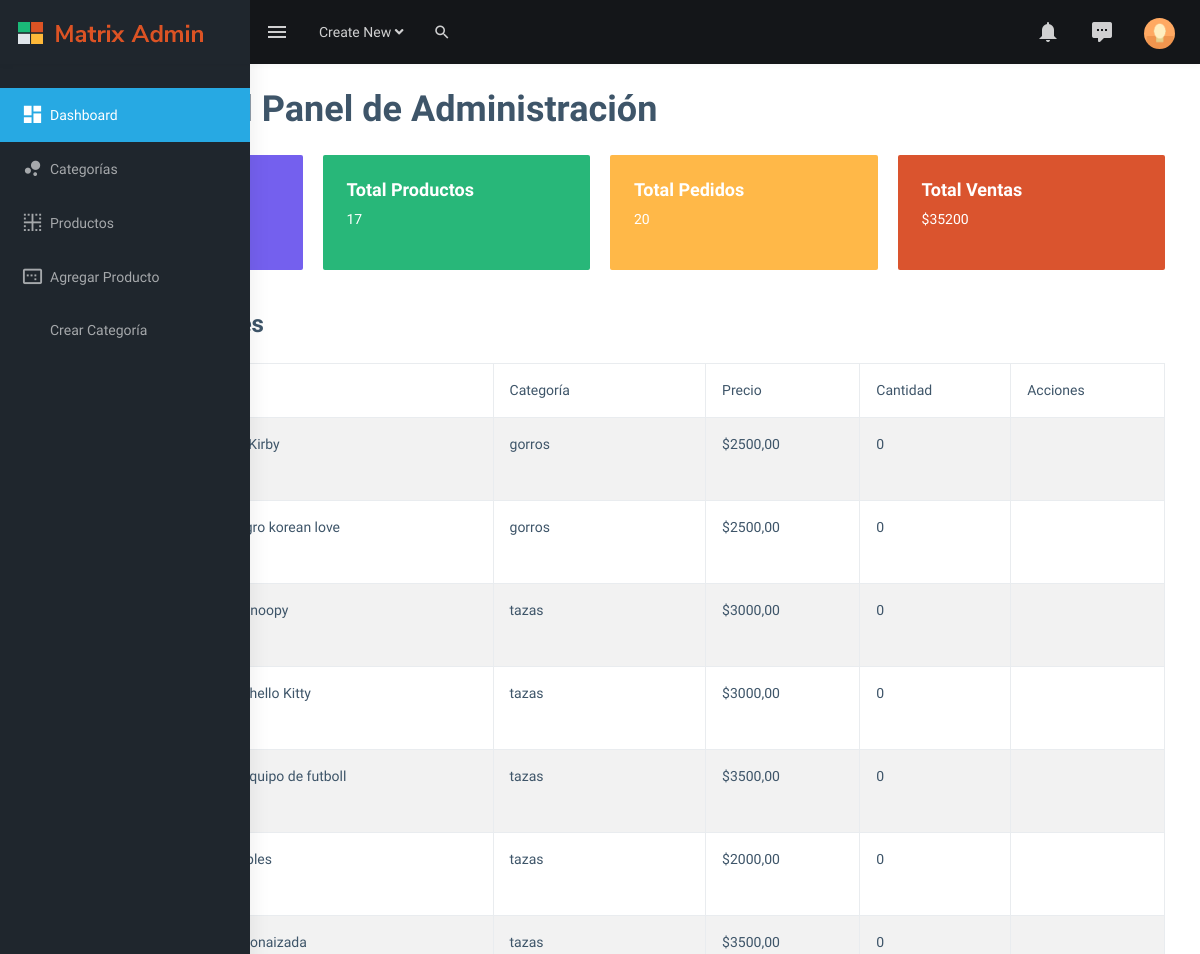
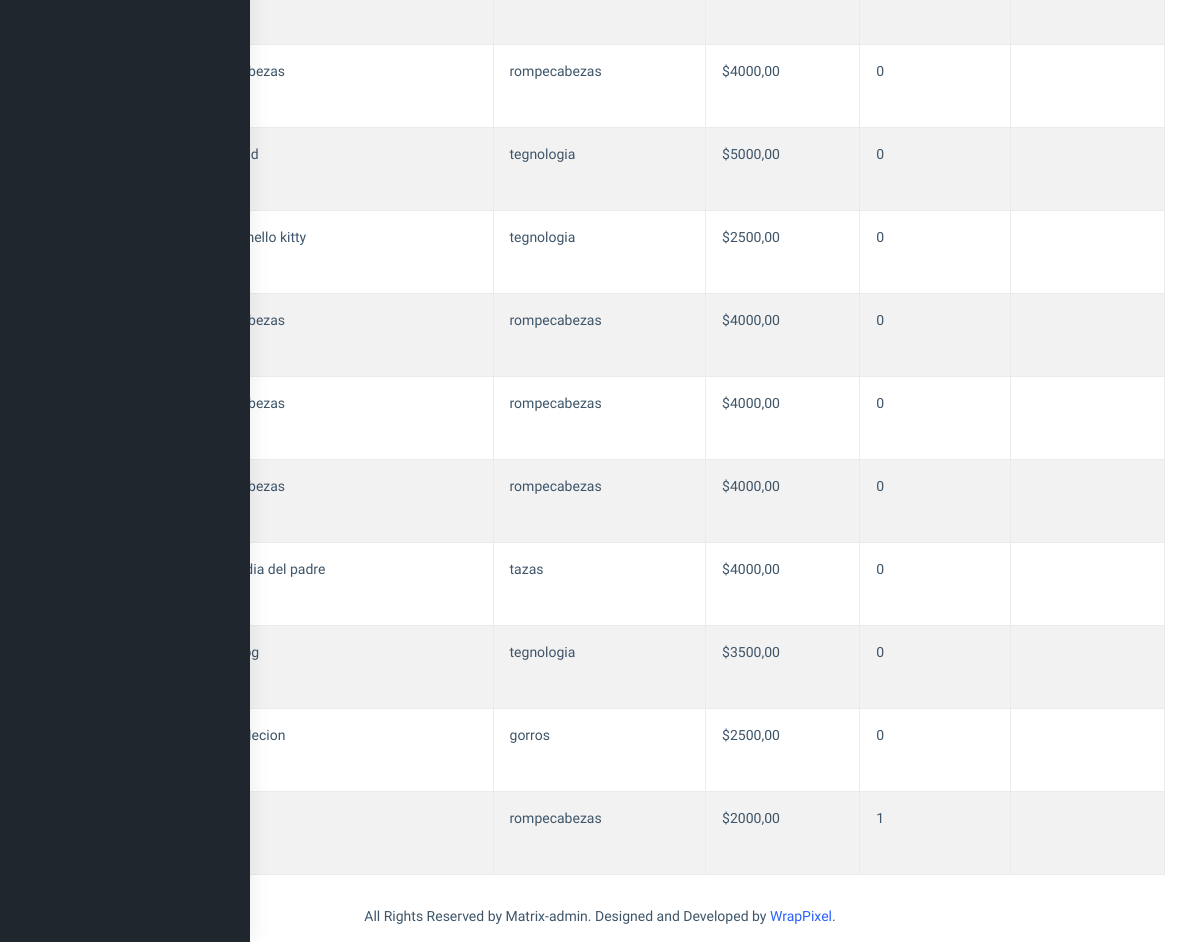
Page /panel_principal/ on the earlier database version (2 pictures, top to bottom).
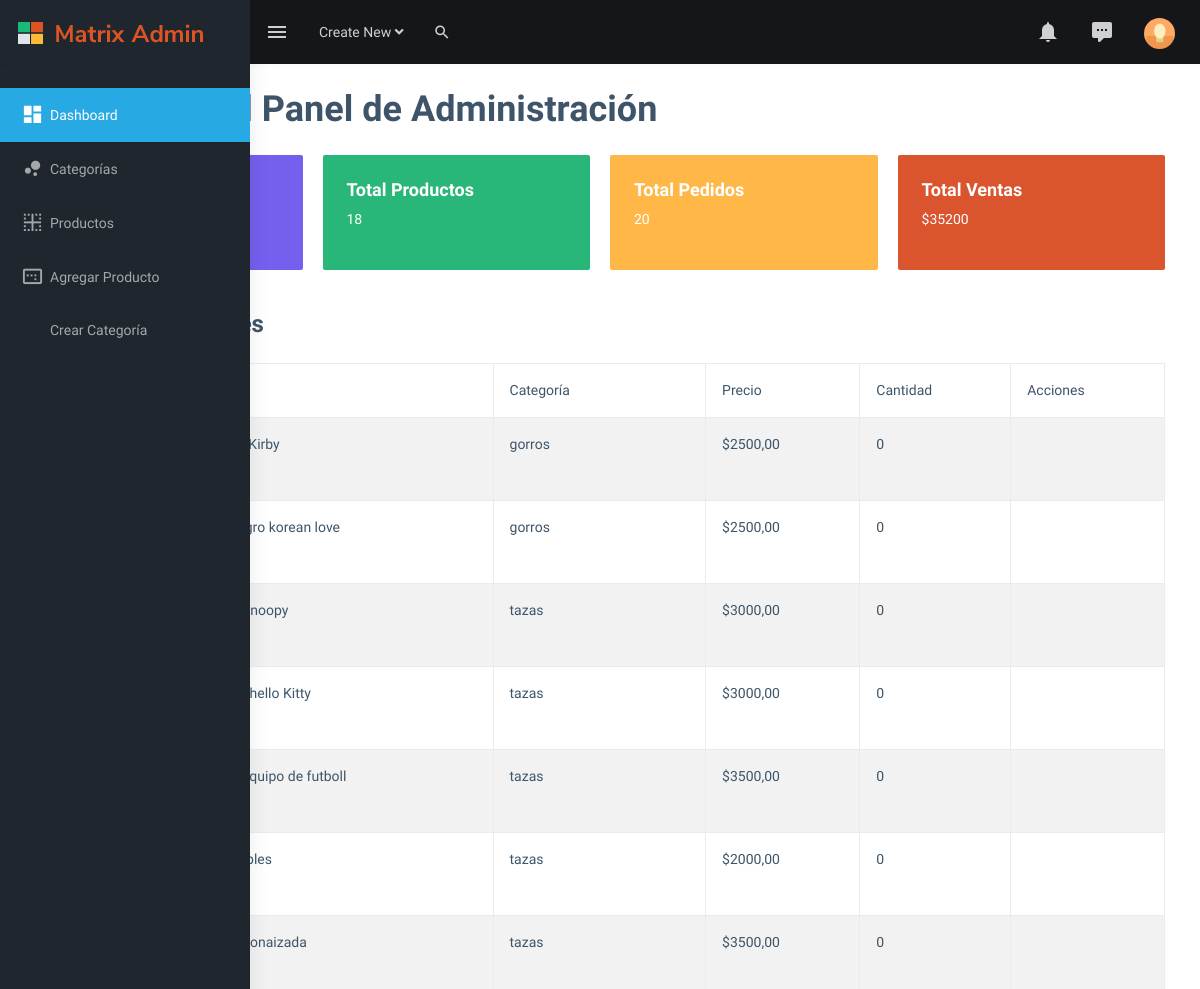
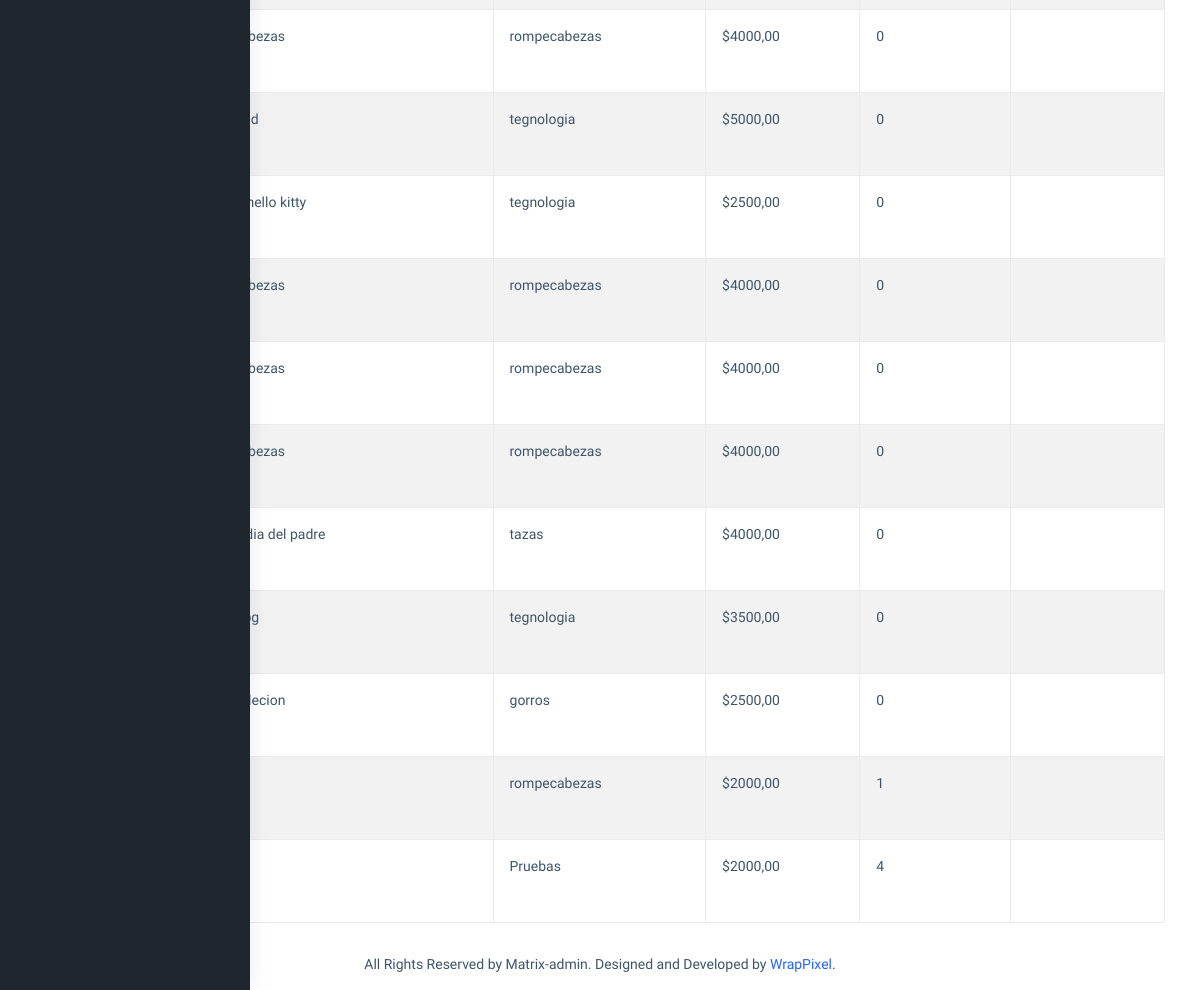
Same page on the later database version (2 pictures, top to bottom).
### tienda/models.py (models this page shows, shortened)
class Producto(models.Model):
    titulo = models.CharField(max_length=200)
    imagen = models.ImageField(upload_to='productos/', blank=True, null=True)
    descripcion = models.TextField()
    precio = models.DecimalField(max_digits=10, decimal_places=2)
    cantidad = models.PositiveIntegerField(default=0)  # Nuevo campo para la cantidad
    categoria = models.ForeignKey('Categoria', on_delete=models.CASCADE, related_name="productos")

class Categoria(models.Model):
    nombre = models.CharField(max_length=100, unique=True)

### panel_admin/views.py (the view)
# urls.py: path('panel_principal/', panel_admin_views.panel_principal, name='panel_principal'),
def panel_principal(request):
    total_categorias = Categoria.objects.count()
    total_productos = Producto.objects.count()
    total_pedidos = Pedido.objects.count()
    total_ventas = Venta.objects.aggregate(total=models.Sum('total'))['total'] or 0  # Total de ventas
    productos = Producto.objects.select_related('categoria').all()
    return render(request, 'panel_admin/panel_principal.html', {
        'total_categorias': total_categorias,
        'total_productos': total_productos,
        'total_pedidos': total_pedidos,
        'total_ventas': total_ventas,
        'productos': productos  # Pasar los productos al template
    })

### panel_admin/templates/panel_admin/panel_principal.html (shortened to what this page needs)
{% extends 'panel_admin/base.html' %}
{% load static %}
{% block content %}
<div class="container mt-4">
  <header class="mb-4">
      <h1>Bienvenido al Panel de Administración</h1>
  </header>
  <section class="stats row mb-4">
      <div class="col-md-3 mb-3">
          <div class="stat-card bg-primary text-white p-4 rounded">
              <h4>Total Categorías</h4>
              <p>{{ total_categorias }}</p>
          </div>
      </div>
      <div class="col-md-3 mb-3">
          <div class="stat-card bg-success text-white p-4 rounded">
              <h4>Total Productos</h4>
              <p>{{ total_productos }}</p>
          </div>
      </div>
      <div class="col-md-3 mb-3">
          <div class="stat-card bg-warning text-white p-4 rounded">
              <h4>Total Pedidos</h4>
              <p>{{ total_pedidos }}</p>
          </div>
      </div>
      <div class="col-md-3 mb-3">
          <div class="stat-card bg-danger text-white p-4 rounded">
              <h4>Total Ventas</h4>
              <p>${{ total_ventas }}</p>
          </div>
      </div>
  </section>
  <h3 class="mb-4">Productos Existentes</h3>
  <table class="table table-striped table-bordered table-hover">
      <thead class="thead-dark">
          <tr>
              <th>Imagen</th>
              <th>Nombre</th>
              <th>Categoría</th>
              <th>Precio</th>
              <th>Cantidad</th>
              <th>Acciones</th>
          </tr>
      </thead>
      <tbody>
          {% for producto in productos %}
              <tr>
                  <td>
                  </td>
                  <td>{{ producto.titulo }}</td>
                  <td>{{ producto.categoria.nombre }}</td>
                  <td>${{ producto.precio }}</td>
                  <td>{{ producto.cantidad }}</td>
                  <td>
              </tr>
          {% empty %}
              <tr>
                  <td colspan="6" class="text-center">No hay productos disponibles.</td>
              </tr>
          {% endfor %}
      </tbody>
  </table>
</div>
{% endblock %}

### panel_admin/templates/panel_admin/base.html (shortened to what this page needs)
{% load static %}
<!DOCTYPE html>
<html dir="ltr" lang="en">
  <head>
    <link href="{% static 'panel_admin/libs/flot/css/float-chart.css' %}" rel="stylesheet" />
    <link href="{% static 'panel_admin/css/style.min.css' %}" rel="stylesheet" />
  </head>
  <body>
    <div
      id="main-wrapper"
      data-layout="vertical"
      data-navbarbg="skin5"
      data-sidebartype="full"
      data-sidebar-position="absolute"
      data-header-position="absolute"
      data-boxed-layout="full"
    >
      <header class="topbar" data-navbarbg="skin5">
        <nav class="navbar top-navbar navbar-expand-md navbar-dark">
          <div class="navbar-header" data-logobg="skin5">
            <a class="navbar-brand" href="index.html">
              <b class="logo-icon ps-2">
                <img
                  src="{% static 'panel_admin/images/logo-icon.png' %}"
                  alt="homepage"
                  class="light-logo"
                  width="25"
                />
              </b>
              <span class="logo-text ms-2">
                <img
                  src="{% static 'panel_admin/images/logo-text.png' %}"
                  alt="homepage"
                  class="light-logo"
                />
              </span>
            </a>
          </div>
          <div
            class="navbar-collapse collapse"
            id="navbarSupportedContent"
            data-navbarbg="skin5"
          >
            <ul class="navbar-nav float-start me-auto">
              <li class="nav-item d-none d-lg-block">
                <a
                  class="nav-link sidebartoggler waves-effect waves-light"
                  href="javascript:void(0)"
                  data-sidebartype="mini-sidebar"
                  ><i class="mdi mdi-menu font-24"></i
                ></a>
              </li>
              <li class="nav-item dropdown">
                <a
                  class="nav-link dropdown-toggle"
                  href="#"
                  id="navbarDropdown"
                  role="button"
                  data-bs-toggle="dropdown"
                  aria-expanded="false"
                >
                  <span class="d-none d-md-block"
                    >Create New <i class="fa fa-angle-down"></i
                  ></span>
                </a>
              </li>
              <li class="nav-item search-box">
                <a
                  class="nav-link waves-effect waves-dark"
                  href="javascript:void(0)"
                  ><i class="mdi mdi-magnify fs-4"></i
                ></a>
              </li>
            </ul>
            <ul class="navbar-nav float-end">
              <li class="nav-item dropdown">
                <a
                  class="nav-link dropdown-toggle"
                  href="#"
                  id="navbarDropdown"
                  role="button"
                  data-bs-toggle="dropdown"
                  aria-expanded="false"
                >
                  <i class="mdi mdi-bell font-24"></i>
                </a>
              </li>
              <li class="nav-item dropdown">
                <a
                  class="nav-link dropdown-toggle waves-effect waves-dark"
                  href="#"
                  id="2"
                  role="button"
                  data-bs-toggle="dropdown"
                  aria-expanded="false"
                >
                  <i class="font-24 mdi mdi-comment-processing"></i>
                </a>
              </li>
              <li class="nav-item dropdown">
                <a
                  class="
                    nav-link
                    dropdown-toggle
                    text-muted
                    waves-effect waves-dark
                    pro-pic
                  "
                  href="#"
                  id="navbarDropdown"
                  role="button"
                  data-bs-toggle="dropdown"
                  aria-expanded="false"
                >
                  <img
                    src="{% static 'panel_admin/images/users/1.jpg' %}"
                    alt="user"
                    class="rounded-circle"
                    width="31"
                  />
                </a>
              </li>
            </ul>
          </div>
        </nav>
      </header>
      <aside class="left-sidebar" data-sidebarbg="skin5">
        <div class="scroll-sidebar">
          <nav class="sidebar-nav">
            <ul id="sidebarnav" class="pt-4">
              <li class="sidebar-item">
                <a
                  class="sidebar-link waves-effect waves-dark sidebar-link"
                  href="{% url 'panel_principal' %}"
                  aria-expanded="false"
                  ><i class="mdi mdi-view-dashboard"></i><span class="hide-menu">Dashboard</span></a>
              </li>
              <li class="sidebar-item">
                <a
                  class="sidebar-link waves-effect waves-dark sidebar-link"
                  href="{% url 'lista_categorias' %}"
                  aria-expanded="false"
                  ><i class="mdi mdi-chart-bubble"></i><span class="hide-menu">Categorías</span></a>
              </li>
              <li class="sidebar-item">
                <a
                  class="sidebar-link waves-effect waves-dark sidebar-link"
                  href="{% url 'lista_productos_admin' %}"
                  aria-expanded="false"
                  ><i class="mdi mdi-border-inside"></i><span class="hide-menu">Productos</span></a>
              </li>
              <li class="sidebar-item">
                <a
                  class="sidebar-link waves-effect waves-dark sidebar-link"
                  href="{% url 'crear_producto' %}"
                  aria-expanded="false"
                  ><i class="mdi mdi-relative-scale"></i><span class="hide-menu">Agregar Producto</span></a>
              </li>
              <li class="sidebar-item">
                <a
                  class="sidebar-link waves-effect waves-dark sidebar-link"
                  href="{% url 'crear_categoria' %}"
                  aria-expanded="false"
                  ><span class="hide-menu">Crear Categoría</span></a>
              </li>
            </ul>
          </nav>
        </div>
      </aside>
      {% block content %}
      {% endblock %}
      <footer class="footer text-center">
        All Rights Reserved by Matrix-admin. Designed and Developed by
        <a href="https://www.wrappixel.com">WrapPixel</a>.
      </footer>
    </div>
</body>
</html>

Differences in the rows shown:
added Producto: categoria.nombre "Pruebas", precio "2000,00", cantidad "4"
Other differences:
{{ total_productos }}: "17" → "18"
